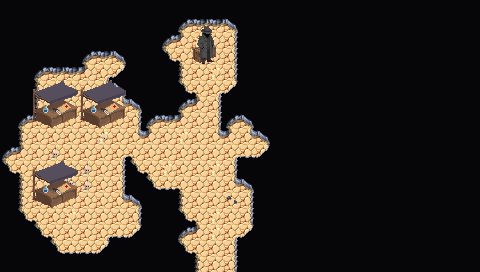

This is a level from a 2D game, rendered from its Tiled map with the project's own tilesets. A one-line summary and the map file follow, with tile-layer data summarised:
An orthogonal 30x17 tile map with 16x16 px tiles, 3 tile layers (Background, Walls, Clutter), 3 tilesets and 7 objects.

<map version="1.10" tiledversion="1.11.2" orientation="orthogonal" renderorder="right-down" width="30" height="17" tilewidth="16" tileheight="16" infinite="0" nextlayerid="6" nextobjectid="81">
 <editorsettings>
  <export target="wastetown..tmx" format="tmx" />
 </editorsettings>
 <tileset firstgid="1" source="../../../../common/maps/tileset/main.tsx" />
 <tileset firstgid="10113" source="../../../../common/maps/tileset/buildings.tsx" />
 <tileset firstgid="11905" source="../../../../common/maps/tileset/buildingsbosses.tsx" />
 <layer id="1" name="Background" width="30" height="17">
  <data>[510 cells, 510 non-empty, 1 distinct tile ids]</data>
 </layer>
 <layer id="2" name="Walls" width="30" height="17">
  <data>[510 cells, 450 non-empty, 21 distinct tile ids]</data>
 </layer>
 <layer id="3" name="Clutter" width="30" height="17">
  <properties>
   <property name="spriteLayer" type="bool" value="true" />
  </properties>
  <data>[510 cells, 40 non-empty, 19 distinct tile ids]</data>
 </layer>
 <objectgroup id="4" name="Objects">
  <object id="38" template="../../../../common/maps/obj/entry_up.tx" x="209" y="272">
   <properties>
    <property name="teleport" value="" />
   </properties>
  </object>
  <object id="71" template="../../../../common/maps/obj/dialog.tx" x="186.337" y="236.25" width="59.3257" height="15.5" visible="1">
   <properties>
    <property name="dialog">[
{
   "text": "Inside this unassuming cave, you see a handful of shady, cloaked figures. They seem to be running some sort of market for powerful spells - the prices are high but the power is undeniable.",
   "options": [{
      "name": "(Continue)", "action": [{"deleteMapObject":-1}]}]
}
]</property>
   </properties>
  </object>
  <object id="72" template="../../../../common/maps/obj/dialog.tx" x="171.337" y="105.25" width="67.3257" height="15.5" visible="1">
   <properties>
    <property name="dialog">[
{
   "text": "Separate from the others, a lone figure stands off in an alcove. They call out softly as you approach.
'You want true power? I have a spell here which the ancient mages banned from ever being cast. Don't ask how I got it, but it can be yours... if you have the gold.'",
   "options": [{
      "name": "(Continue)", "action": [{"deleteMapObject":-1}]}]
}
]</property>
   </properties>
  </object>
  <object id="76" template="../../../../common/maps/obj/dialog.tx" x="188.615" y="68.75" width="32.269" height="15.5" visible="1">
   <properties>
    <property name="dialog">[
  {
    "text": "'The forbidden spell I'm selling is the power of the multiverse's greatest villain. Yawgmoth's Will lets you recast your entire graveyard.'",
    "options": [
      {
        "name": "Let's shake on it. (Spend 100,000 gold)",
        "condition": [
          { "hasGold": 100000 }
        ],
        "text": "'Pleasure doing business with you.'",
        "action": [
          {
            "addGold": -100000,
            "grantRewards": [
              { "type": "card", "cardName": "Yawgmoth's Will", "count": 1 }
            ],
		"deleteMapObject":-1
          }
        ]
      },
      {
        "name": "Let's shake on it. (Spend 100,000 gold)",
        "condition": [
          { "hasGold": 100000, "not": true }
        ],
        "text": "'You're cash shy, friend. Come back when you've gotten a lot more gold.'",
					"options": [ { "name": "(Continue)" } ]
      },
				{
					"name": "Too rich for my blood",
					"text": "'If you're lucky, I'll still be here when you change your mind.'",
					"options": [ { "name": "(Continue)" } ]
				}
    ]
  }
]</property>
   </properties>
  </object>
  <object id="77" template="../../../../common/maps/obj/dialog.tx" x="79.3655" y="132.75" width="53.269" height="15.5" visible="1">
   <properties>
    <property name="dialog">[
  {
    "text": "'I have two powerful tutors to find what you need. Beseech the Mirror can cast what you find for free if you pay the bargain. Grim Tutor finds anything for a bit of life.'",
    "options": [
      {
        "name": "I want the Beseech the Mirror. (Spend 20,000 gold)",
        "condition": [
          { "hasGold": 20000 }
        ],
        "text": "'Pleasure doing business with you.'",
        "action": [
          {
            "addGold": -20000,
            "grantRewards": [
              { "type": "card", "cardName": "Beseech the Mirror", "count": 1 }
            ]
          }
        ]
      },
      {
        "name": "I want the Beseech the Mirror. (Spend 20,000 gold)",
        "condition": [
          { "hasGold": 20000, "not": true }
        ],
        "text": "'No gold, no sale.'",
					"options": [ { "name": "(Continue)" } ]
      },
      {
        "name": "I want the Grim Tutor. (Spend 20,000 gold)",
        "condition": [
          { "hasGold": 20000 }
        ],
        "text": "'Pleasure doing business with you.'",
        "action": [
          {
            "addGold": -20000,
            "grantRewards": [
              { "type": "card", "cardName": "Grim Tutor", "count": 1 }
            ]
          }
        ]
      },
      {
        "name": "I want the Grim Tutor. (Spend 20,000 gold)",
        "condition": [
          { "hasGold": 20000, "not": true }
        ],
        "text": "'No gold, no sale.'",
					"options": [ { "name": "(Continue)" } ]
      },
				{
					"name": "Perhaps some other time.",
					"text": "'Come back with heavier pockets.'",
					"options": [ { "name": "(Continue)" } ]
				}
    ]
  }
]</property>
   </properties>
  </object>
  <object id="78" template="../../../../common/maps/obj/dialog.tx" x="25.8655" y="133.75" width="53.269" height="15.5" visible="1">
   <properties>
    <property name="dialog">[
  {
    "text": "'I have two powerful tutors that turn death into power. Entomb puts whatever you want right into your graveyard, ready to be brought back. Diabolic Intent trades a creature for anything in your library.'",
    "options": [
      {
        "name": "I want the Entomb. (Spend 20,000 gold)",
        "condition": [
          { "hasGold": 20000 }
        ],
        "text": "'Pleasure doing business with you.'",
        "action": [
          {
            "addGold": -20000,
            "grantRewards": [
              { "type": "card", "cardName": "Entomb", "count": 1 }
            ]
          }
        ]
      },
      {
        "name": "I want the Entomb. (Spend 20,000 gold)",
        "condition": [
          { "hasGold": 20000, "not": true }
        ],
        "text": "'No gold, no sale.'",
					"options": [ { "name": "(Continue)" } ]
      },
      {
        "name": "I want the Diabolic Intent. (Spend 20,000 gold)",
        "condition": [
          { "hasGold": 20000 }
        ],
        "text": "'Pleasure doing business with you.'",
        "action": [
          {
            "addGold": -20000,
            "grantRewards": [
              { "type": "card", "cardName": "Diabolic Intent", "count": 1 }
            ]
          }
        ]
      },
      {
        "name": "I want the Diabolic Intent. (Spend 20,000 gold)",
        "condition": [
          { "hasGold": 20000, "not": true }
        ],
        "text": "'No gold, no sale.'",
					"options": [ { "name": "(Continue)" } ]
      },
				{
					"name": "Perhaps some other time.",
					"text": "'Come back with heavier pockets.'",
					"options": [ { "name": "(Continue)" } ]
				}
    ]
  }
]</property>
   </properties>
  </object>
  </objectgroup>
</map>
<!-- 1 of 7 objects omitted -->
